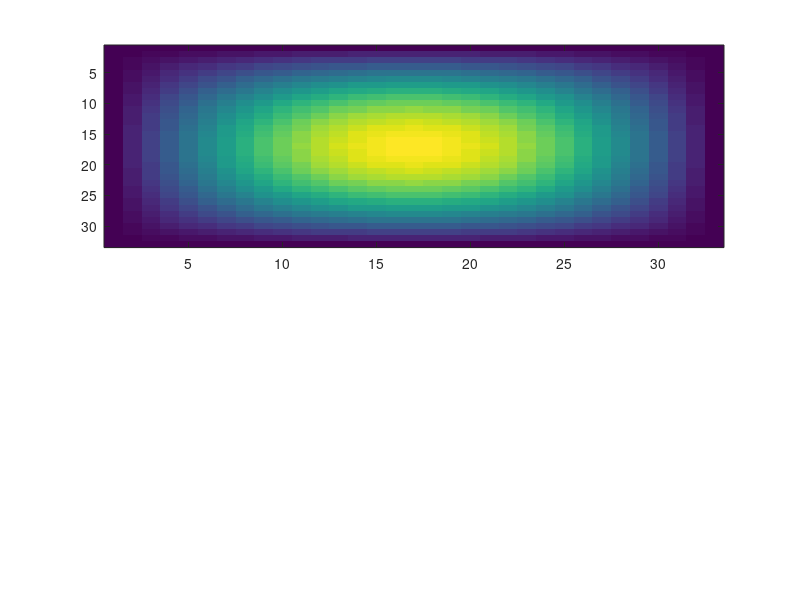

Reproduce this figure in MATLAB. (Note: this script raises an error after producing the figure.)
clear all
close all
%% Set up the domain and x&y nodes
LX = 1;
LY = 1;

f=5;
NP = 2^f+1;
dx = LX/NP;
xLen = LX*NP; yLen = LY*NP;
sxp = linspace(0, LX, xLen); syp = linspace(0, LY, yLen);

%% Def Source Term ICs


g0 = zeros(xLen, yLen);

for i=1:xLen
    for j=1:yLen
        g0(i,j) = sin(1*pi/LX.*sxp(i)).*sin(1*pi/LY.*syp(j));%+ 0.1*randn(size(rho(:,1)));
    end
end
g = fft(g0, xLen, 2);

%{
[i,j]=meshgrid(1:NP,1:NP);
sig = 10^(0.25);
gauss = @(x, y, sig) exp(-(x.^2 + y.^2)./(sig.^2)); % gaussian centered at 0
g = gauss(mod(i, NP)-5, mod(j, NP)-5, sig);
%}

%Plot ICs
subplot(2,1,1);
%figure;
imagesc(g0);
%surf(g0);


%Neumann BCs for u
%1 & -1 for testing but final test should use u=0 BC
u = zeros(xLen, yLen);
u0 = -ones(1,yLen); uN = ones(1,yLen);
u(1,:) = fft(u0); u(end,:) = fft(uN);


%% Compute T
%Compute B via x-differencing
BMat = getBMatrix(NP,LX);

TMat = BMat - 2*ones(NP,NP);

%% Compute T_n's and g_n's for all n=1:f levels
T_ni=zeros(xLen, xLen, f);
g_ni=zeros(xLen, yLen, f);

T_ni(:,:, 1) = TMat;
g_ni(:, :, 1) = g;

for n=2:f
    [T_ni(:,:,n), g_ni(:, :, n)] = Tg_next(T_ni(:,:,n-1), g_ni(:,:, n-1), NP, dx);
end

%Display the position, upper BC, and lower BC for each level in our CR
printIndexTest=false;
%Apply CR to solve for u at each level
u = CR_SolveLevels(g_ni, T_ni, u, f, dx, yLen, printIndexTest);
u = ifft(u, xLen, 2, 'symmetric');


%Plot result
subplot(2,1,2);
%figure;
imagesc(u)
%surf(u);

